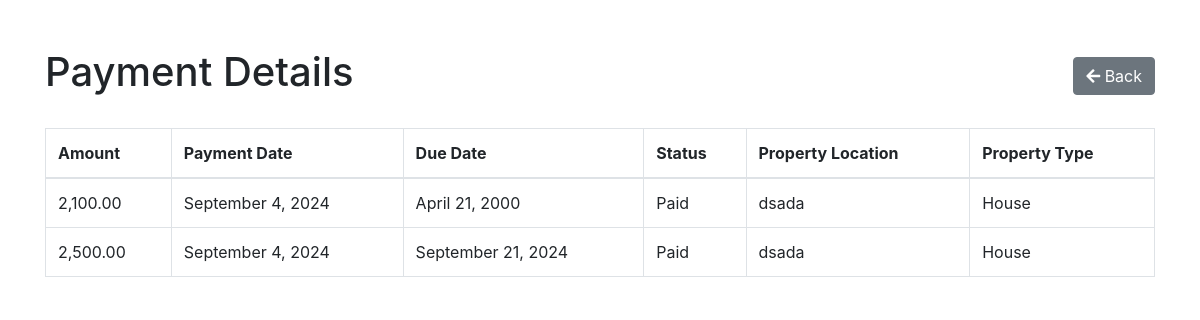
/tenants/payroll.php (signed in), run on the app's committed database.
### tables this page shows
CREATE TABLE `payments` (
  `id` int(11) NOT NULL,
  `tenant_id` int(11) NOT NULL,
  `owner_id` int(11) NOT NULL,
  `amount` decimal(10,2) NOT NULL,
  `payment_date` date NOT NULL,
  `due_date` date NOT NULL,
  `status` enum('paid','pending') NOT NULL DEFAULT 'pending'
);

CREATE TABLE `properties` (
  `id` int(11) NOT NULL,
  `owner_id` int(11) DEFAULT NULL,
  `type` enum('House','Room') NOT NULL,
  `description` text NOT NULL,
  `location` varchar(255) NOT NULL,
  `price` decimal(10,2) NOT NULL,
  `file_path` varchar(255) NOT NULL,
  `available` tinyint(1) NOT NULL DEFAULT 1,
  `created_at` timestamp NOT NULL DEFAULT current_timestamp(),
  `updated_at` datetime NOT NULL DEFAULT current_timestamp() ON UPDATE current_timestamp()
);

### tenants/payroll.php (the view, shortened to what this page needs)
<?php
include '../connection/conn.php';
$tenant_id = $_SESSION['user_id'];
$stmt = $conn->prepare("
    SELECT p.amount, p.payment_date, p.due_date, p.status, pr.location, pr.type
    FROM payments p
    JOIN rentals r ON p.tenant_id = r.tenant_id
    JOIN properties pr ON r.property_id = pr.id
    WHERE p.tenant_id = ?
");
$stmt->bind_param("i", $tenant_id);
$stmt->execute();
$result = $stmt->get_result();
$payments = $result->fetch_all(MYSQLI_ASSOC);
?>
<!DOCTYPE html>
<html lang="en">
<head>
    <link rel="stylesheet" href="https://stackpath.bootstrapcdn.com/bootstrap/4.5.2/css/bootstrap.min.css">
    <link rel="stylesheet" href="https://cdnjs.cloudflare.com/ajax/libs/toastr.js/latest/toastr.min.css">
    <link rel="stylesheet" href="https://cdnjs.cloudflare.com/ajax/libs/font-awesome/5.15.4/css/all.min.css">
</head>
<body>
    <div class="container mt-5">
        <div class="my-4 d-flex justify-content-between align-items-center">
            <h1>Payment Details</h1>
            <a href="index.php" class="btn btn-secondary">
                <i class="fas fa-arrow-left"></i> Back
            </a>
        </div>
        <table class="table table-bordered">
            <thead>
                <tr>
                    <th>Amount</th>
                    <th>Payment Date</th>
                    <th>Due Date</th>
                    <th>Status</th>
                    <th>Property Location</th>
                    <th>Property Type</th>
                </tr>
            </thead>
            <tbody>
                <?php if (count($payments) > 0): ?>
                    <?php foreach ($payments as $payment): ?>
                        <tr>
                            <td><?php echo htmlspecialchars(number_format($payment['amount'], 2)); ?></td>
                            <td><?php echo htmlspecialchars(date('F j, Y', strtotime($payment['payment_date']))); ?></td>
                            <td><?php echo htmlspecialchars(date('F j, Y', strtotime($payment['due_date']))); ?></td>
                            <td><?php echo htmlspecialchars(ucfirst($payment['status'])); ?></td>
                            <td><?php echo htmlspecialchars($payment['location']); ?></td>
                            <td><?php echo htmlspecialchars(ucfirst($payment['type'])); ?></td>
                        </tr>
                    <?php endforeach; ?>
                <?php else: ?>
                    <tr>
                        <td colspan="6" class="text-center">No payments found</td>
                    </tr>
                <?php endif; ?>
            </tbody>
        </table>
    </div>
</body>
</html>

### data on the page
payments: amount "2,100.00", payment_date "September 4, 2024", due_date "April 21, 2000", status "Paid", properties.location "dsada", properties.type "House"
payments: amount "2,500.00", payment_date "September 4, 2024", due_date "September 21, 2024", status "Paid", properties.location "dsada", properties.type "House"
